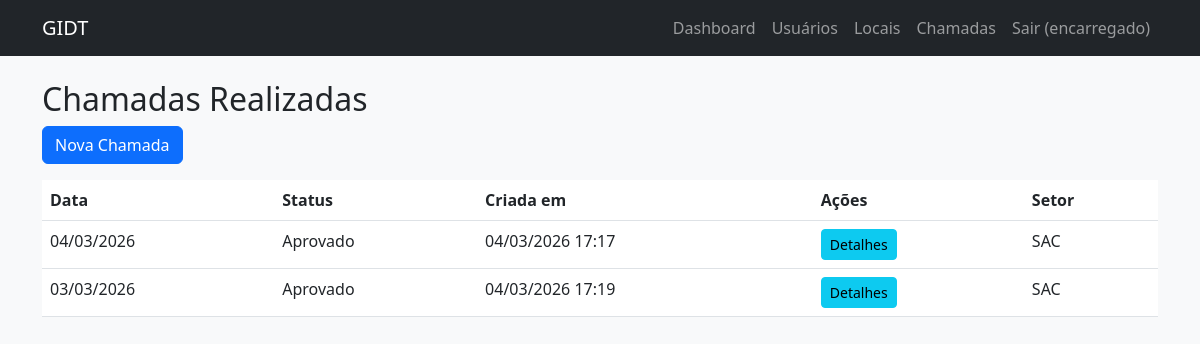
The page /encarregado/chamadas/ (signed in) on the database its author committed.
### gestao/models.py (models this page shows, shortened)
class User(AbstractUser):
    ROLE_CHOICES = (
        ('gestor', 'Gestor'),
        ('gerente', 'Gerente'),
        ('encarregado', 'Encarregado'),
        ('usuario', 'Usuário'),
        ('administrador', 'Administrador'),
    )
    role = models.CharField(max_length=20, choices=ROLE_CHOICES, default='usuario')
    cpf = models.CharField(max_length=14, unique=True, null=True, blank=True)
    telefone = models.CharField(max_length=20, blank=True)
    endereco = models.TextField(blank=True)
    aprovado = models.BooleanField(default=False)
    aprovado_por = models.ForeignKey('self', on_delete=models.SET_NULL, null=True, blank=True, related_name='aprovados')
    aprovado_em = models.DateTimeField(null=True, blank=True)
    pix = models.CharField(max_length=50, blank=True)
    setor = models.CharField(max_length=100, blank=True, null=True, help_text="Nome ou código do setor")
    filial = models.CharField(max_length=100, blank=True, null=True, help_text="Nome ou código da filial")

class Chamada(models.Model):
    STATUS_CHOICES = (
        ('pendente', 'Pendente'),
        ('aprovado', 'Aprovado'),
        ('rejeitado', 'Rejeitado'),
    )
    data = models.DateField(null=False)
    encarregado = models.ForeignKey(User, on_delete=models.CASCADE, related_name='chamadas_criadas')
    criado_em = models.DateTimeField(auto_now_add=True)
    aprovado_por = models.ForeignKey(User, on_delete=models.SET_NULL, null=True, blank=True, related_name='chamadas_aprovadas')
    aprovado_em = models.DateTimeField(null=True, blank=True)
    status = models.CharField(max_length=20, choices=STATUS_CHOICES, default='pendente')
    setor = models.CharField(max_length=100, blank=True, null=True)
    filial = models.CharField(max_length=100, blank=True, null=True)
    class Meta:
        unique_together = ['data', 'encarregado']  # um encarregado só pode ter uma chamada por dia

### gestao/views/Vencarregado.py (the view)
# urls.py: path('encarregado/chamadas/', chamada_list, name='chamada_list'),
@login_required
@role_required('encarregado')
def chamada_list(request):
    chamadas = Chamada.objects.filter(
        encarregado=request.user,
        filial=request.user.filial,
        setor=request.user.setor
    ).order_by('-data')
    return render(request, 'encarregado/chamada_list.html', {'chamadas': chamadas})

### templates/encarregado/chamada_list.html
{% extends "base.html" %}
{% block content %}
<h2>Chamadas Realizadas</h2>
<a href="{% url 'chamada_create' %}" class="btn btn-primary mb-3">Nova Chamada</a>
<table class="table">
    <thead>
        <tr>
            <th>Data</th>
            <th>Status</th>
            <th>Criada em</th>
            <th>Ações</th>
            <th>Setor</th>
        </tr>
    </thead>
    <tbody>
        {% for chamada in chamadas %}
        <tr>
            <td>{{ chamada.data|date:"d/m/Y" }}</td>
            <td>{{ chamada.get_status_display }}</td>
            <td>{{ chamada.criado_em|date:"d/m/Y H:i" }}</td>
            <td><a href="{% url 'chamada_detail' chamada.id %}" class="btn btn-sm btn-info">Detalhes</a></td>
            <td>{{ chamada.setor }}</td>
        </tr>
        {% empty %}
        <tr><td colspan="4">Nenhuma chamada encontrada.</td></tr>
        {% endfor %}
    </tbody>
</table>
{% endblock %}

### templates/base.html (shortened to what this page needs)
<!DOCTYPE html>
<html lang="pt-br">
<head>
    <link href="https://cdn.jsdelivr.net/npm/bootstrap@5.3.0/dist/css/bootstrap.min.css" rel="stylesheet">
    <link rel="stylesheet" href="/static/css/style.css">
</head>
<body>
    <nav class="navbar navbar-expand-lg navbar-dark bg-dark">
        <div class="container">
            <a class="navbar-brand" href="{% url 'index' %}">GIDT</a>
            <div class="collapse navbar-collapse" id="navbarNav">
                <ul class="navbar-nav ms-auto">
                    {% if user.is_authenticated %}
                        <li class="nav-item">
                            <a class="nav-link" href="{% url 'dashboard' %}">Dashboard</a>
                        </li>
                        {% if user.role == 'encarregado' %}
                            <li class="nav-item"><a class="nav-link" href="{% url 'usuario_list' %}">Usuários</a></li>
                            <li class="nav-item"><a class="nav-link" href="{% url 'local_list' %}">Locais</a></li>
                            <li class="nav-item"><a class="nav-link" href="{% url 'chamada_list' %}">Chamadas</a></li>
                        {% endif %}
                        <li class="nav-item">
                            <a class="nav-link" href="{% url 'logout' %}">Sair ({{ user.first_name|default:user.username }})</a>
                        </li>
                    {% else %}
                        <li class="nav-item"><a class="nav-link" href="{% url 'login' %}">Login</a></li>
                    {% endif %}
                </ul>
            </div>
        </div>
    </nav>
    <main class="container mt-4">
        {% block content %}{% endblock %}
    </main>
</body>
</html>

### static/css/style.css (style rules this page uses)
body { background-color: #f8f9fa; }
.navbar { margin-bottom: 20px; }

### rows shown on the page
User: first_name "encarregado"
Chamada: data "04/03/2026", status "Aprovado", criado_em "04/03/2026 17:17", setor "SAC"
Chamada: data "03/03/2026", status "Aprovado", criado_em "04/03/2026 17:19", setor "SAC"
